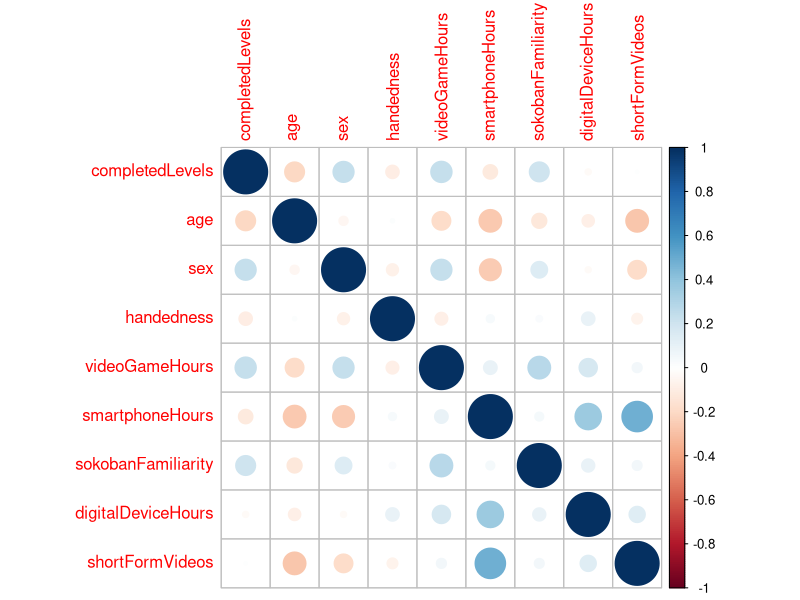

The R script that drew this image:
install.packages("corrplot")
install.packages("psych")
library(readxl)
library(corrplot)
library(psych)


data <- read_excel("data.xlsx", sheet = "P2A")

data$trialOrder <- as.factor(data$trialOrder)
data$conditionOrder <- as.factor(data$conditionOrder)

#order effects
result <- aov(data$completedLevels ~ trialOrder, data = data)
summary(result)

result2 <- aov(data$completedLevels ~ conditionOrder, data = data)
summary(result2)


#ignore 1 participant that answered other 
data1 <- data[data$sex != 2, ] 

#t-test for gender, handedness
data1$sex <- as.factor(data1$sex)
test1 <- t.test(data1$completedLevels ~ data1$sex, var.equal = TRUE)
test1

#ignore ambidextrous individuals
data2 <- data[data$handedness != 3, ]

data2$handedness <- as.factor(data2$handedness)
test2 <- t.test(data2$completedLevels ~ data2$handedness, var.equal = TRUE)
test2

#correlational analysis
data$sex <- as.numeric(as.character(data$sex))
data$handedness <- as.numeric(as.character(data$handedness))
data <- data[ ,2:10]

corm <- cor(data)
corrplot(corm)
corr.test(corm, use = "pairwise", method = "pearson")

write.csv(corm, "correlations.csv", row.names = FALSE)